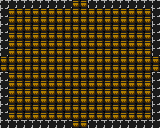

A 2D game scene composited from a Tiled map and its tileset images. What follows is a short description and the map's XML, with every tile layer's data as written:
An orthogonal 20x16 tile map with 8x8 px tiles, 3 tile layers (Background, Collison, Overlap).

<map version="1.0" orientation="orthogonal" renderorder="right-down" width="20" height="16" tilewidth="8" tileheight="8" nextobjectid="1">
 <tileset firstgid="1" name="char_sheet" tilewidth="8" tileheight="8" tilecount="1024">
  <image source="char_sheet.png" width="256" height="256" />
 </tileset>
 <layer name="Background" width="20" height="16">
  <data encoding="csv">
616,616,616,616,616,616,616,616,616,616,616,616,616,616,616,616,616,616,616,616,
616,616,616,616,616,616,616,616,616,616,616,616,616,616,616,616,616,616,616,616,
616,616,616,616,616,616,616,616,616,616,616,616,616,616,616,616,616,616,616,616,
616,616,616,616,616,616,616,616,616,616,616,616,616,616,616,616,616,616,616,616,
616,616,616,616,616,616,616,616,616,616,616,616,616,616,616,616,616,616,616,616,
616,616,616,616,616,616,616,616,616,616,616,616,616,616,616,616,616,616,616,616,
616,616,616,616,616,616,616,616,616,616,616,616,616,616,616,616,616,616,616,616,
616,616,616,616,616,616,616,616,616,616,616,616,616,616,616,616,616,616,616,616,
616,616,616,616,616,616,616,616,616,616,616,616,616,616,616,616,616,616,616,616,
616,616,616,616,616,616,616,616,616,616,616,616,616,616,616,616,616,616,616,616,
616,616,616,616,616,616,616,616,616,616,616,616,616,616,616,616,616,616,616,616,
616,616,616,616,616,616,616,616,616,616,616,616,616,616,616,616,616,616,616,616,
616,616,616,616,616,616,616,616,616,616,616,616,616,616,616,616,616,616,616,616,
616,616,616,616,616,616,616,616,616,616,616,616,616,616,616,616,616,616,616,616,
616,616,616,616,616,616,616,616,616,616,616,616,616,616,616,616,616,616,616,616,
616,616,616,616,616,616,616,616,616,616,616,616,616,616,616,616,616,616,616,616
</data>
 </layer>
 <layer name="Collison" width="20" height="16">
  <data encoding="csv">
856,856,856,856,856,856,856,856,856,0,0,856,856,856,856,856,856,856,856,856,
856,0,0,0,0,0,0,0,0,0,0,0,0,0,0,0,0,0,0,856,
856,0,0,0,0,0,0,0,0,0,0,0,0,0,0,0,0,0,0,856,
856,0,0,0,0,0,0,0,0,0,0,0,0,0,0,0,0,0,0,856,
856,0,0,0,0,0,0,0,0,0,0,0,0,0,0,0,0,0,0,856,
856,0,0,0,0,0,0,0,0,0,0,0,0,0,0,0,0,0,0,856,
856,0,0,0,0,0,0,0,0,0,0,0,0,0,0,0,0,0,0,856,
0,0,0,0,0,0,0,0,0,0,0,0,0,0,0,0,0,0,0,0,
0,0,0,0,0,0,0,0,0,0,0,0,0,0,0,0,0,0,0,0,
856,0,0,0,0,0,0,0,0,0,0,0,0,0,0,0,0,0,0,856,
856,0,0,0,0,0,0,0,0,0,0,0,0,0,0,0,0,0,0,856,
856,0,0,0,0,0,0,0,0,0,0,0,0,0,0,0,0,0,0,856,
856,0,0,0,0,0,0,0,0,0,0,0,0,0,0,0,0,0,0,856,
856,0,0,0,0,0,0,0,0,0,0,0,0,0,0,0,0,0,0,856,
856,0,0,0,0,0,0,0,0,0,0,0,0,0,0,0,0,0,0,856,
856,856,856,856,856,856,856,856,856,0,0,856,856,856,856,856,856,856,856,856
</data>
 </layer>
 <layer name="Overlap" width="20" height="16">
  <data encoding="csv">
0,0,0,0,0,0,0,0,0,0,0,0,0,0,0,0,0,0,0,0,
0,0,0,0,0,0,0,0,0,0,0,0,0,0,0,0,0,0,0,0,
0,0,0,0,0,0,0,0,0,0,0,0,0,0,0,0,0,0,0,0,
0,0,0,0,0,0,0,0,0,0,0,0,0,0,0,0,0,0,0,0,
0,0,0,0,0,0,0,0,0,0,0,0,0,0,0,0,0,0,0,0,
0,0,0,0,0,0,0,0,0,0,0,0,0,0,0,0,0,0,0,0,
0,0,0,0,0,0,0,0,0,0,0,0,0,0,0,0,0,0,0,0,
0,0,0,0,0,0,0,0,0,0,0,0,0,0,0,0,0,0,0,0,
0,0,0,0,0,0,0,0,0,0,0,0,0,0,0,0,0,0,0,0,
0,0,0,0,0,0,0,0,0,0,0,0,0,0,0,0,0,0,0,0,
0,0,0,0,0,0,0,0,0,0,0,0,0,0,0,0,0,0,0,0,
0,0,0,0,0,0,0,0,0,0,0,0,0,0,0,0,0,0,0,0,
0,0,0,0,0,0,0,0,0,0,0,0,0,0,0,0,0,0,0,0,
0,0,0,0,0,0,0,0,0,0,0,0,0,0,0,0,0,0,0,0,
0,0,0,0,0,0,0,0,0,0,0,0,0,0,0,0,0,0,0,0,
0,0,0,0,0,0,0,0,0,0,0,0,0,0,0,0,0,0,0,0
</data>
 </layer>
</map>
